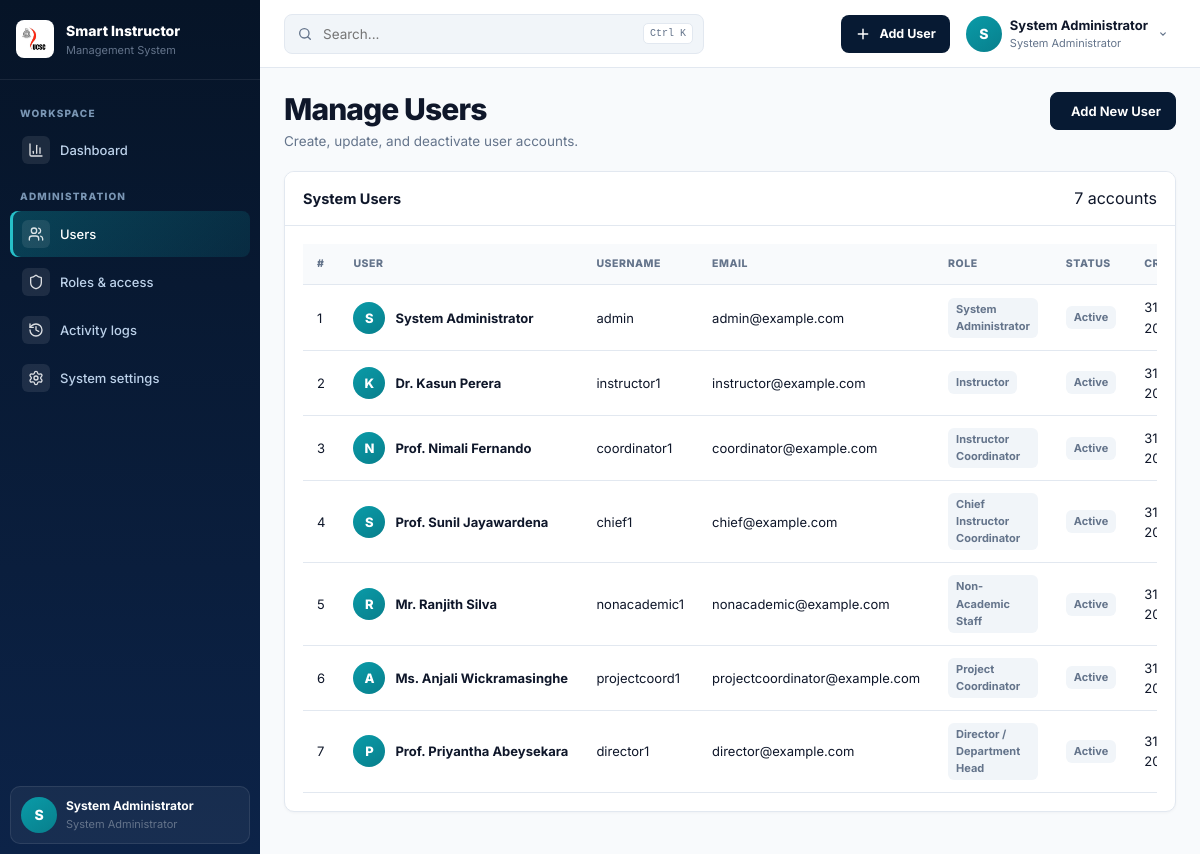
The page /admin/users.php (signed in) on the database its author committed.
### tables this page shows
CREATE TABLE users (
    id INT AUTO_INCREMENT PRIMARY KEY,
    username VARCHAR(50) NOT NULL UNIQUE,
    email VARCHAR(100) NOT NULL UNIQUE,
    password VARCHAR(255) NOT NULL,
    full_name VARCHAR(150) NOT NULL,
    role_id INT NOT NULL,
    status ENUM('active', 'inactive', 'suspended') DEFAULT 'active',
    phone VARCHAR(20),
    created_at TIMESTAMP DEFAULT CURRENT_TIMESTAMP,
    updated_at TIMESTAMP DEFAULT CURRENT_TIMESTAMP ON UPDATE CURRENT_TIMESTAMP,
    FOREIGN KEY (role_id) REFERENCES roles(id) ON DELETE RESTRICT
);

CREATE TABLE roles (
    id INT AUTO_INCREMENT PRIMARY KEY,
    role_name VARCHAR(100) NOT NULL UNIQUE,
    description TEXT,
    created_at TIMESTAMP DEFAULT CURRENT_TIMESTAMP
);

### config/config.php (called while the page is built, shortened)
<?php
if (!function_exists('app_url')) {
    function app_url(string $path = ''): string {
        $path = ltrim($path, '/');
        return $path === '' ? SITE_URL : SITE_URL . '/' . $path;
    }
}

### includes/auth.php (called while the page is built, shortened)
<?php
require_once __DIR__ . '/../config/config.php';
require_once __DIR__ . '/../config/db.php';
function isLoggedIn() {
    return isset($_SESSION['user_id']) && !empty($_SESSION['user_id']);
}
function getCurrentUser() {
    global $pdo;
    static $cachedUser = null;
    if ($cachedUser === null) {
        $stmt = $pdo->prepare("SELECT u.*, r.role_name FROM users u JOIN roles r ON u.role_id = r.id WHERE u.id = ? LIMIT 1");
        $stmt->execute([$_SESSION['user_id']]);
        $cachedUser = $stmt->fetch();
    }
    return $cachedUser;
}
function getCurrentRoleId() {
    return isset($_SESSION['role_id']) ? (int)$_SESSION['role_id'] : null;
}
?>

### admin/users.php (the view, shortened to what this page needs)
<?php
require_once __DIR__ . '/../config/config.php';
require_once __DIR__ . '/../config/db.php';
require_once __DIR__ . '/../includes/auth.php';
require_once __DIR__ . '/../includes/functions.php';
require_once __DIR__ . '/../includes/dashboard_ui.php';
$users =$pdo->query("SELECT u.*, r.role_name FROM users u JOIN roles r ON u.role_id = r.id ORDER BY u.created_at DESC")->fetchAll(PDO::FETCH_ASSOC);
include __DIR__ . '/../includes/header.php';
?>
            <div class="page-toolbar">
                <div>
                    <h1>Manage Users</h1>
                    <p>Create, update, and deactivate user accounts.</p>
                </div>
                <a href="<?= app_url('admin/add_user.php') ?>" class="btn btn-primary">
                    Add New User
                </a>
            </div>
            <div class="card">
                <div class="card-header">
                    <h5>System Users</h5>
                    <span class="text-muted small"><?= count($users) ?> accounts</span>
                </div>
                <div class="card-body">
                    <div class="table-responsive">
                        <table class="table table-hover align-middle admin-table" id="manageUsersTable">
                            <thead>
                                <tr>
                                    <th>#</th>
                                    <th>User</th>
                                    <th>Username</th>
                                    <th>Email</th>
                                    <th>Role</th>
                                    <th>Status</th>
                                    <th>Created</th>
                                </tr>
                            </thead>
                            <tbody>
                                <?php foreach ($users as $index =>$user): ?>
                                    <tr>
                                        <td data-label="#"><?= $index + 1 ?></td>
                                        <td data-label="User">
                                            <div class="user-cell-flex">
                                                <?php
                                                    $cleanName = trim(preg_replace('/^(Dr\.|Prof\.|Mr\.|Mrs\.|Ms\.)\s+/i', '', $user['full_name'] ?? 'U'));$initial = mb_substr($cleanName, 0, 1);$avatarUrl = !empty($user['avatar_url']) ? app_url($user['avatar_url']) : null;
                                                ?>
                                                <?= sic_user_avatar($avatarUrl,$initial, 'avatar-mini') ?>
                                                <strong><?= htmlspecialchars($user['full_name']) ?></strong>
                                            </div>
                                        </td>
                                        <td data-label="Username"><?= htmlspecialchars($user['username']) ?></td>
                                        <td data-label="Email"><?= htmlspecialchars($user['email']) ?></td>
                                        <td data-label="Role"><span class="status-pill pill-blue"><?= htmlspecialchars(ucwords(str_replace('_', ' ', $user['role_name']))) ?></span></td>
                                        <td data-label="Status"><?= getStatusBadge($user['status']) ?></td>
                                        <td data-label="Created"><?= !empty($user['created_at']) ? date('d M Y', strtotime($user['created_at'])) : 'N/A' ?></td>
                                    </tr>
                                <?php endforeach; ?>
                            </tbody>
                        </table>
                    </div>
                </div>
            </div>
<?php include __DIR__ . '/../includes/footer.php'; ?>

### includes/sidebar.php (shortened to what this page needs)
<?php
require_once __DIR__ . '/../config/config.php';
require_once __DIR__ . '/auth.php';
$currentRole = (int)getCurrentRoleId();
$currentPage = basename($_SERVER['PHP_SELF'] ?? '');
$currentUser = getCurrentUser() ?: [];
if (!function_exists('sidebar_link')) {
    function sidebar_link(string $path, string $label, string $icon, string $currentPage): void {
        $active = basename($path) === $currentPage ? ' active' : '';
        $iconUrl = app_url('assets/icons/' . $icon . '.svg');
        echo '<li><a class="sidebar-link' . $active . '" href="' . htmlspecialchars(app_url($path)) . '">';
        echo '<span class="sidebar-icon"><img src="' . htmlspecialchars($iconUrl) . '" alt=""></span>';
        echo '<span>' . htmlspecialchars($label) . '</span></a></li>';
    }
}
?>
<aside class="sidebar" id="sidebar">
  <div class="sidebar-head">
    <span class="sidebar-emblem"><img src="<?= app_url('assets/images/ucsc-logo.png') ?>" alt="UCSC"></span>
    <div><strong>Smart Instructor</strong><small>Management System</small></div>
  </div>
  <nav aria-label="Main navigation">
    <p class="sidebar-label">Workspace</p>
    <ul class="sidebar-nav">
      <?php
      $dashMap = [
        ROLE_ADMIN=>'admin/dashboard.php', ROLE_INSTRUCTOR=>'instructor/dashboard.php',
        ROLE_COORDINATOR=>'coordinator/dashboard.php', ROLE_CHIEF_COORDINATOR=>'chief_coordinator/dashboard.php',
        ROLE_NON_ACADEMIC=>'non_academic/dashboard.php', ROLE_PROJECT_COORDINATOR=>'project_coordinator/coordinator_dashboard.php',
        ROLE_DIRECTOR=>'director/dashboard.php'
      ];
      sidebar_link($dashMap[$currentRole] ?? 'index.php', 'Dashboard', 'chart-column', $currentPage);
      if ($currentRole === ROLE_ADMIN) {
        echo '<p class="sidebar-label">Administration</p>';
      }
      ?>
    </ul>
  </nav>
  <div class="sidebar-user">
    <span class="avatar"><?= htmlspecialchars(strtoupper(substr((string)($currentUser['full_name'] ?? 'U'),0,1))) ?></span>
    <span><strong><?= htmlspecialchars($currentUser['full_name'] ?? 'UCSC User') ?></strong><small><?= htmlspecialchars($currentUser['role_name'] ?? 'System User') ?></small></span>
  </div>
</aside>

### includes/navbar.php (shortened to what this page needs)
<?php
$roleId = function_exists('getCurrentRoleId') ? (int)getCurrentRoleId() : 0;
$userAvatarUrl = !empty($_SESSION['avatar_url']) ? app_url($_SESSION['avatar_url']) : (!empty($currentUser['avatar_url']) ? app_url($currentUser['avatar_url']) : null);
$cleanName = trim(preg_replace('/^(Dr\.|Prof\.|Mr\.|Mrs\.|Ms\.)\s+/i', '', $displayName ?? 'User'));
$firstInitial = mb_substr($cleanName, 0, 1);
?>
<header class="topbar">
  <div class="topbar-inner">
    <div class="topbar-left">
      <div class="global-search" role="search">
        <svg viewBox="0 0 24 24" fill="none" stroke="currentColor" stroke-width="2" stroke-linecap="round"><circle cx="11" cy="11" r="7"/><path d="m20 20-4-4"/></svg>
        <input id="globalSearch" type="search" placeholder="Search..." aria-label="Search this page">
        <kbd>Ctrl K</kbd>
      </div>
    </div>
    <div class="top-actions">
      <?php if ($roleId === ROLE_ADMIN): ?>
      <div class="menu-wrap">
        <button class="primary-action" type="button" data-menu-button="quickMenu" aria-expanded="false">
          <svg viewBox="0 0 24 24" fill="none" stroke="currentColor" stroke-width="2.2" stroke-linecap="round"><path d="M12 5v14M5 12h14"/></svg>
          <span>Add User</span>
        </button>
      </div>
      <?php endif; ?>
      <div class="menu-wrap">
        <button class="profile-button" type="button" data-menu-button="profileMenu" aria-expanded="false">
          <?= sic_user_avatar($userAvatarUrl, $firstInitial, 'avatar') ?>
          <span class="profile-copy">
            <strong><?= htmlspecialchars($displayName) ?></strong>
            <small><?= htmlspecialchars($roleName) ?></small>
          </span>
          <svg class="chevron" viewBox="0 0 24 24" fill="none" stroke="currentColor" stroke-width="2" stroke-linecap="round"><path d="m8 10 4 4 4-4"/></svg>
        </button>
      </div>
    </div>
  </div>
</header>

### includes/dashboard_ui.php (shortened to what this page needs)
<?php
if (!function_exists('sic_user_avatar')) {
    function sic_user_avatar(?string $imageUrl = null, string $name = 'User', string $class = 'avatar'): string {
        $name = trim($name) ?: 'User';
        $clean = trim(preg_replace('/^(Dr\.|Prof\.|Mr\.|Mrs\.|Ms\.)\s+/i', '', $name));
        $initial = strtoupper(mb_substr($clean, 0, 1));
        $output = '<span class="' . htmlspecialchars($class, ENT_QUOTES, 'UTF-8') . '">';
        if (!empty($imageUrl)) {
            $output .= '<img src="' . htmlspecialchars($imageUrl, ENT_QUOTES, 'UTF-8') . '" alt="' . htmlspecialchars($name, ENT_QUOTES, 'UTF-8') . '" class="avatar-img">';
        } else {
            $output .= htmlspecialchars($initial, ENT_QUOTES, 'UTF-8');
        }
        $output .= '</span>';
        return $output;
    }
}
        ?>

### includes/functions.php (shortened to what this page needs)
<?php
require_once __DIR__ . '/../config/config.php';
require_once __DIR__ . '/../config/db.php';
require_once __DIR__ . '/auth.php';
function getStatusBadge($status) {
    $status = strtolower($status);
    $badges = [
        'active' => '<span class="badge bg-success">Active</span>',
        'inactive' => '<span class="badge bg-secondary">Inactive</span>',
        'pending' => '<span class="badge bg-warning text-dark">Pending</span>',
        'approved' => '<span class="badge bg-success">Approved</span>',
        'rejected' => '<span class="badge bg-danger">Rejected</span>',
        'assigned' => '<span class="badge bg-primary">Assigned</span>',
        'completed' => '<span class="badge bg-info">Completed</span>',
        'confirmed' => '<span class="badge bg-success">Confirmed</span>',
        'cancelled' => '<span class="badge bg-danger">Cancelled</span>',
        'scheduled' => '<span class="badge bg-primary">Scheduled</span>',
        'low' => '<span class="badge bg-secondary">Low</span>',
        'medium' => '<span class="badge bg-info">Medium</span>',
        'high' => '<span class="badge bg-warning text-dark">High</span>',
        'urgent' => '<span class="badge bg-danger">Urgent</span>',
        'handled' => '<span class="badge bg-success">Handled</span>',
        'open' => '<span class="badge bg-danger">Open</span>',
        'partially staffed' => '<span class="badge bg-warning text-dark">Partially Staffed</span>',
        'fully staffed' => '<span class="badge bg-success">Fully Staffed</span>',
    ];
    return $badges[$status] ?? '<span class="badge bg-secondary">' . ucfirst($status) . '</span>';
}
?>

### admin/users.php (style rules this page uses)
.avatar-mini { width: 32px !important; height: 32px !important; min-width: 32px !important; min-height: 32px !important; flex: 0 0 32px !important; display: grid !important; place-items: center !important; border-radius: 50% !important; background: linear-gradient(145deg, var(--teal2, #0a9ba8), var(--teal, #087f8c)) !important; color: #ffffff !important; font-weight: 800 !important; font-size: 13px !important; overflow: hidden !important; }
.user-cell-flex { display: flex !important; align-items: center !important; gap: 10px !important; flex-wrap: nowrap !important; }
.user-cell-flex strong { white-space: nowrap !important; }

### rows shown on the page
users: full_name "S", full_name "System Administrator", role.role_name "System Administrator", value "S", username "admin", email "admin@example.com", status "Active", created_at "31…"
users: value "K", full_name "Dr. Kasun Perera", username "instructor1", email "instructor@example.com", role.role_name "Instructor", status "Active", created_at "31…"
users: value "N", full_name "Prof. Nimali Fernando", username "coordinator1", email "coordinator@example.com", role.role_name "Instructor Coordinator", status "Active", created_at "31…"
users: value "S", full_name "Prof. Sunil Jayawardena", username "chief1", email "chief@example.com", role.role_name "Chief Instructor Coordinator", status "Active", created_at "31…"
users: value "R", full_name "Mr. Ranjith Silva", username "nonacademic1", email "nonacademic@example.com", role.role_name "Non-Academic Staff", status "Active", created_at "31…"
users: value "A", full_name "Ms. Anjali Wickramasinghe", username "projectcoord1", email "projectcoordinator@example.com", role.role_name "Project Coordinator", status "Active", created_at "31…"
users: value "P", full_name "Prof. Priyantha Abeysekara", username "director1", email "director@example.com", role.role_name "Director / Department Head", status "Active", created_at "31…"

### other values the page prints
$label "Dashboard Users Roles & access Activity logs System settings"
count($users) "7"
